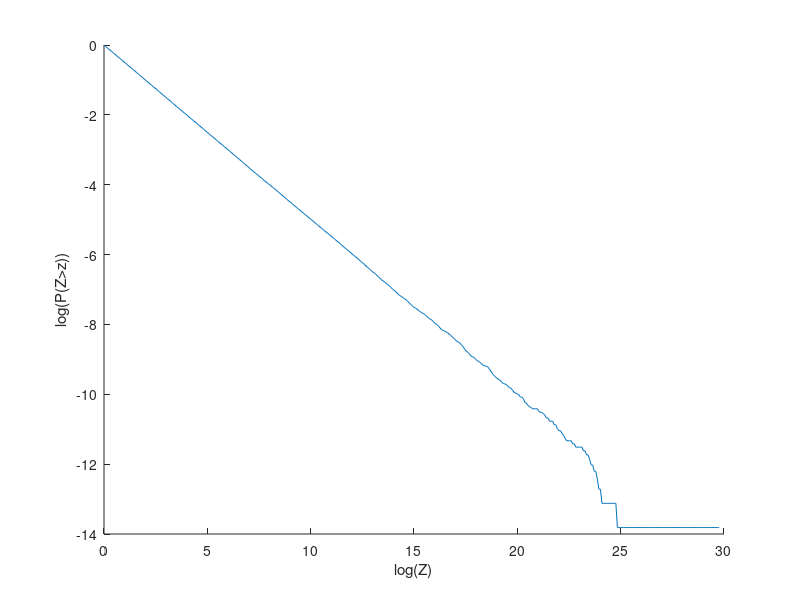
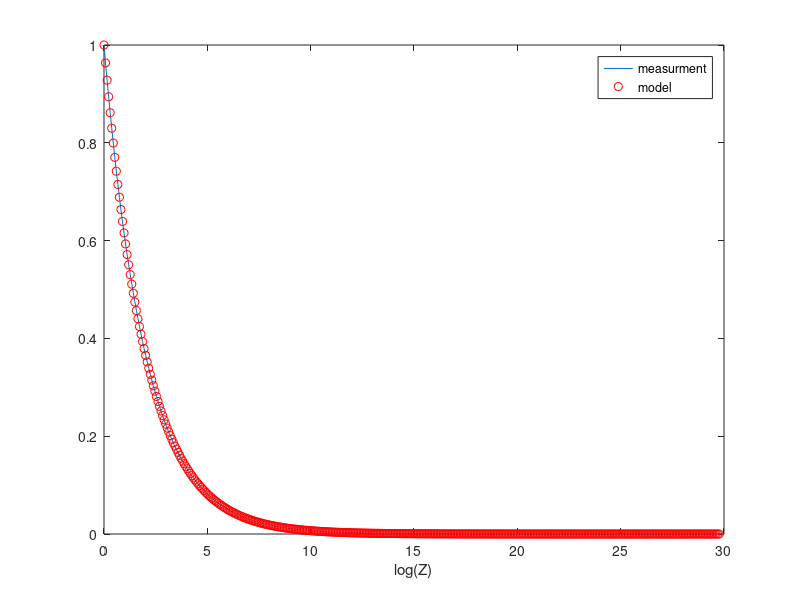

The MATLAB source for these figures, in order:
close all
clear all

%%%%%%%%%%%%%%%%%%%%%%%%%%%%%%%%%%%%%%%%%%%%%%%%%%%%%%%%%%
%%------------P(p,L)------------------------------------%%
%%%%%%%%%%%%%%%%%%%%%%%%%%%%%%%%%%%%%%%%%%%%%%%%%%%%%%%%%%

L = 10; L2 = L*L;
r = rand(L,L);
step = 0.1; i = 1;
Prob = linspace(0,1,1/step);
p = linspace(step,1,1/step);


parfor i=1:1/step
    z = r<p(i);
    [lw,num] = bwlabel(z,4);
    %img = label2rgb(lw,'jet','r','shuffle');
    %image(img);
    a = intersect(lw(1,:),lw(L,:));
    b = intersect(lw(:,1),lw(:,L));
    u = union(a,b);
    if(max(u) ~=0)
        s = regionprops(lw,'Area');
        %bbox = cat(1,s.BoundingBox);
        area = cat(1,s.Area);
        tmp = area(max(u))/L2;
        Prob(i) =tmp;
    else
        Prob(i) = 0;
    end
end

%plot(p,(Prob));
hold on
x = p(0.6/step:L);
pc = 0.59275;
beta = log(Prob(0.6/step:L))./log(x-pc);

f = polyfit(x,beta,2);
beta = f(1)*x.^2 + f(2)*x +f(3);
%plot(x,(x-pc).^beta,'ro')
%plot(x,(x-pc).^(0.5),'gx')
%matlabpool('close');

%%%%%%%%%%%%%%%%%%%%%%%%%%%%%%%%%%%%%%%%%%%%%%%%%%%
%%-------------Finding distribution--------------%%
%%%%%%%%%%%%%%%%%%%%%%%%%%%%%%%%%%%%%%%%%%%%%%%%%%%

z = rand(1e6,1).^(-2);
p = exp(linspace(0,log(max(z)),400));
N = zeros(1,length(p));
for i=1:length(p)
    n = z>p(i);
    N(1,i) = sum(n);
end
N = N/1e6;
plot(log(p),log(N));
ylabel('log(P(Z>z))');
xlabel('log(Z)');
figure()
plot(log(p),N)
legend('')
hold on
plot(log(p),(p).^(-1.0/2.0),'ro');
legend('measurment','model')
xlabel('log(Z)');